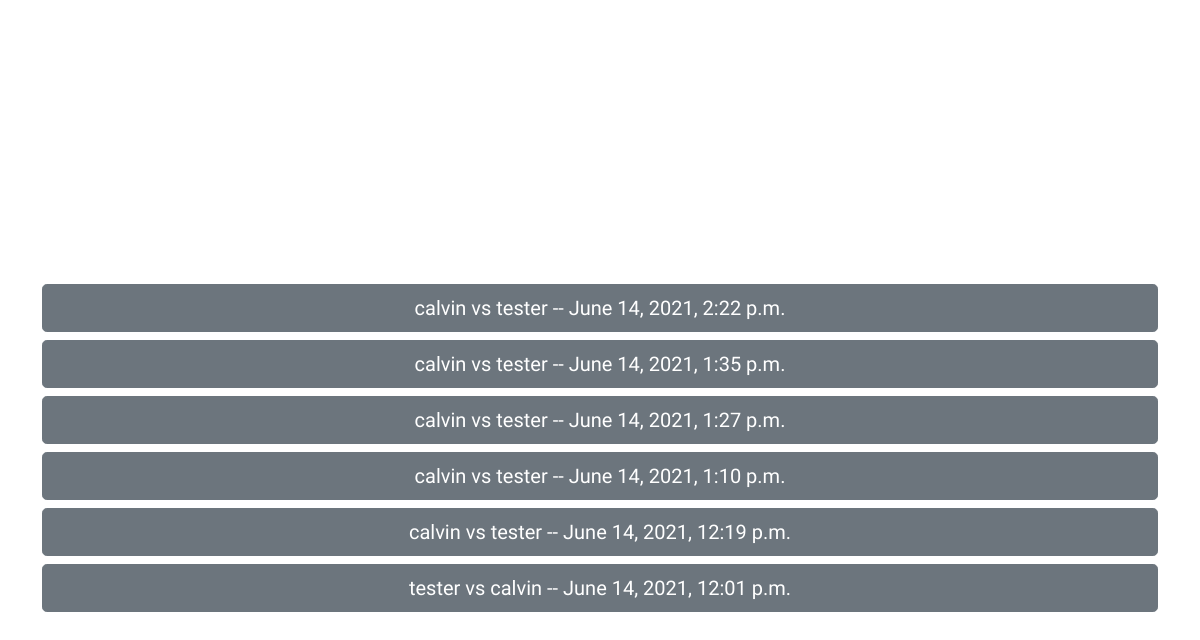
Page /game_history/ (signed in) on the earlier database version.
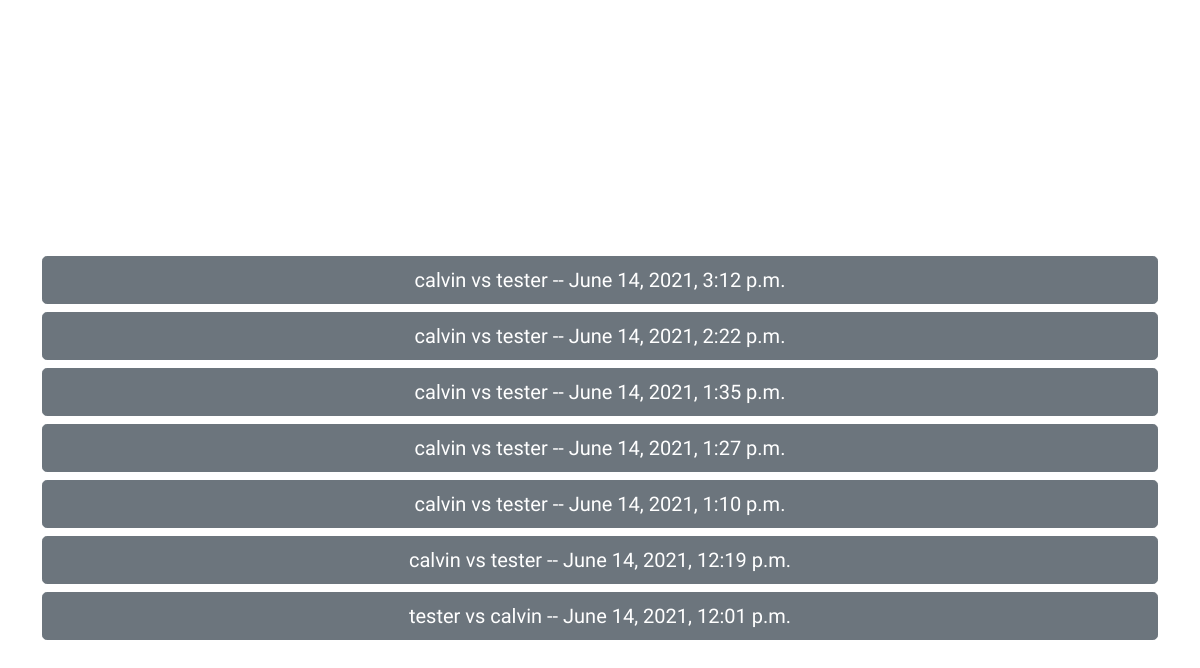
Same page on the later database version.
### api/models.py (models this page shows, shortened)
class GameBoard(models.Model):
    whiteUser = models.ForeignKey(get_user_model(), on_delete=models.PROTECT, related_name='whiteUser')
    blackUser = models.ForeignKey(get_user_model(), on_delete=models.PROTECT, related_name='blackUser')
    timeStarted = models.DateTimeField(default=timezone.now)
    whitesTurn = models.BooleanField(default=True)
    check = models.BooleanField(default=False)
    winner = models.CharField(max_length=1, default='0')
    board = models.CharField(max_length=64, default=\
        "RNBQKBNR" + \
        "PPPPPPPP" + \
        "00000000" + \
        "00000000" + \
        "00000000" + \
        "00000000" + \
        "pppppppp" + \
        "rnbqkbnr")
    moves = models.TextField(blank=True)
    promos = models.TextField(blank=True)
    enPassant = models.IntegerField(default=-1)
    castle = models.IntegerField(default=15)
    captured = models.CharField(max_length=30, blank=True)
    wAttacksTop = models.IntegerField(default=0)
    wAttacksBottom = models.IntegerField(default=0)
    bAttacksTop = models.IntegerField(default=0)
    bAttacksBottom = models.IntegerField(default=0)
    kAttacker1 = models.IntegerField(default=-1)
    kAttacker2 = models.IntegerField(default=-1)
    moveCount = models.IntegerField(default=0)
    enPassantIndex = models.TextField(blank=True)
    def pawnMoves(self, piece, playingBlack, attacks=False):
        legalMoves = [0, 0]
        if playingBlack:
            forward = 8
            iAttacks = (7, 9)
        else:
            forward = -8
            iAttacks = (-7, -9)
        for attack in iAttacks:
            if (piece + attack) // 8 != (piece + forward) // 8 or \
                0 > piece + attack > 63: continue
            if attacks or piece + attack == self.enPassant \
                or (self.board[piece + attack] != '0' \
                and (self.board[piece + attack] == self.board[piece + attack].upper()) != playingBlack):
                legalMoves = self.toBitset(piece + attack, legalMoves)
                if (not playingBlack and self.board[piece + attack] == 'K') \
                    or (playingBlack and self.board[piece + attack] == 'k'):
                    self.putInCheck(piece)
        if not attacks and -1 < piece + forward < 64 and self.board[piece + forward] == '0':
            legalMoves = self.toBitset(piece + forward, legalMoves)
            if playingBlack and 7 < piece < 16 and self.board[piece + forward * 2] == '0':
                legalMoves = self.toBitset(piece + forward * 2, legalMoves)
            elif not playingBlack and 47 < piece < 56 and self.board[piece + forward * 2] == '0':
                legalMoves = self.toBitset(piece + forward * 2, legalMoves)
        return legalMoves
    def kingMoves(self, piece, playingBlack, attacks=False):
        moves = self.directions(piece, playingBlack, 'N', 'NW', 'NE', 'W', 'E', 'SW', 'SE', 'S', rng=2, attacks=attacks)
        if attacks:
            return moves
        castleMoves = self.castleMoves(playingBlack)
        if playingBlack:
            eAttacks = [self.wAttacksTop, self.wAttacksBottom]
        else:
            eAttacks = [self.bAttacksTop, self.bAttacksBottom]
        return [(moves[half] + castleMoves[half]) - (eAttacks[half] & moves[half]) for half in range(2)]
    def queenMoves(self, piece, playingBlack, attacks=False):
        return self.directions(piece, playingBlack, 'N', 'NW', 'NE', 'W', 'E', 'SW', 'SE', 'S', attacks=attacks)
    def rookMoves(self, piece, playingBlack, attacks=False):
        return self.directions(piece, playingBlack, 'N', 'S', 'W', 'E', attacks=attacks)
    def knightMoves(self, piece, playingBlack, attacks=False):
        legalMoves = [0, 0]
        positions = []
        dirs = ((-17, lambda sq : sq > -1 and sq % 8 < 7),
            (-15, lambda sq : sq > -1 and sq % 8 > 0),
            (-10, lambda sq : sq > -1 and sq % 8 < 6),
            (-6, lambda sq : sq > -1 and sq % 8 > 1),
            (6, lambda sq : sq < 64 and sq % 8 < 6),
            (10, lambda sq : sq < 64 and sq % 8 > 1),
            (15, lambda sq : sq < 64 and sq % 8 < 7),
            (17, lambda sq : sq < 64 and sq % 8 > 0)
        )
        canCapture = lambda inPath : (playingBlack and inPath == inPath.lower()) or (not playingBlack and inPath == inPath.upper())
        for move in dirs:
            current = piece + move[0]
            if move[1](current):
                if (self.board[current] == '0' or canCapture(self.board[current])):
                    legalMoves = self.toBitset(current, legalMoves)
                    if self.board[current].upper() == 'K':
                        self.putInCheck(piece)
                elif attacks:
                    legalMoves = self.toBitset(current, legalMoves)
        return legalMoves
    def bishopMoves(self, piece, playingBlack, attacks=False):
        return self.directions(piece, playingBlack, 'NW', 'NE', 'SW', 'SE', attacks=attacks)
    movesByPiece = {
        'p': pawnMoves,
        'P': pawnMoves,
        'r': rookMoves,
        'R': rookMoves,
        'n': knightMoves,
        'N': knightMoves,
        'b': bishopMoves,
        'B': bishopMoves,
        'q': queenMoves,
        'Q': queenMoves,
        'k': kingMoves,
        'K': kingMoves
    }

### users/models.py (models this page shows)
class User(AbstractUser):
    currentGame = models.ForeignKey('api.GameBoard', null=True, on_delete=models.PROTECT)
    objects = MyUserManager()

### game_history/views.py (the view)
# urls.py: path('game_history/', gameHistory, name='game_history'),
@login_required(login_url="login")
def gameHistory(request):
    games = GameBoard.objects.filter(whiteUser = request.user.id) | GameBoard.objects.filter(blackUser = request.user.id)
    return render(request, "game_history.html", {'games': games.order_by('-id')})

### templates/game_history.html
{% extends "base.html" %}
{% load static %}
{% load choosecolor %}
{% block content %}
<div class="row pt-5"></div>
<main class='container'>
    {% for game in games %}
        <a type="button" class="btn btn-secondary btn-lg btn-block" href="{% url 'replay' game.id %}">{{ game.whiteUser }} vs {{game.blackUser }} -- {{ game.timeStarted }}</a>
    {% endfor %}
</main>
{% endblock %}

### templates/base.html (shortened to what this page needs)
{% load static %}
<!doctype html>
<html lang="en">
  <head>
    <link href="//maxcdn.bootstrapcdn.com/bootstrap/4.1.1/css/bootstrap.min.css" rel="stylesheet" id="bootstrap-css">
    <link href="https://cdn.jsdelivr.net/npm/bootstrap@5.0.0-beta2/dist/css/bootstrap.min.css" rel="stylesheet">
    <link rel="stylesheet" href="https://use.fontawesome.com/releases/v5.3.1/css/all.css">
	<link rel="stylesheet" type="text/css" href={% static "style.css" %}>
  </head>
  <body>
    {% block content %}{% endblock content %}
  </body>
</html>

### static/style.css (style rules this page uses)
:root { --clr: #9cb2be; }
html,body { background-image: url('images/bg.webp'); background-size: cover; background-position: 20% bottom; background-repeat: no-repeat; height: 100%; font-family: 'Numans', sans-serif; background-attachment: fixed; }
a { color: var(--clr); }
.container { height: 100%; align-content: center; }

Differences in the rows shown:
added GameBoard: whiteUser "calvin", blackUser "tester", timeStarted "June 14, 2021, 3:12 p.m."
